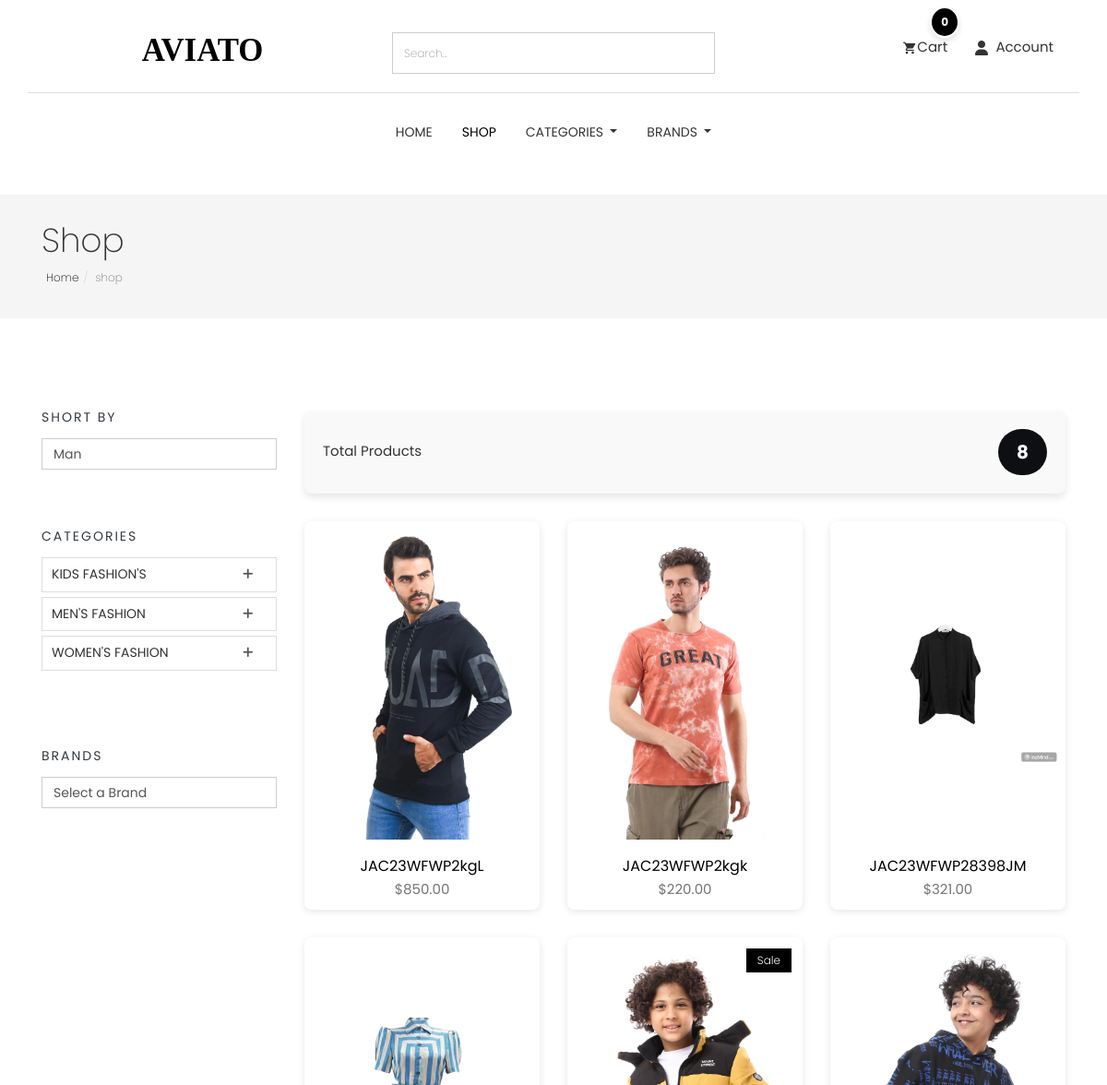
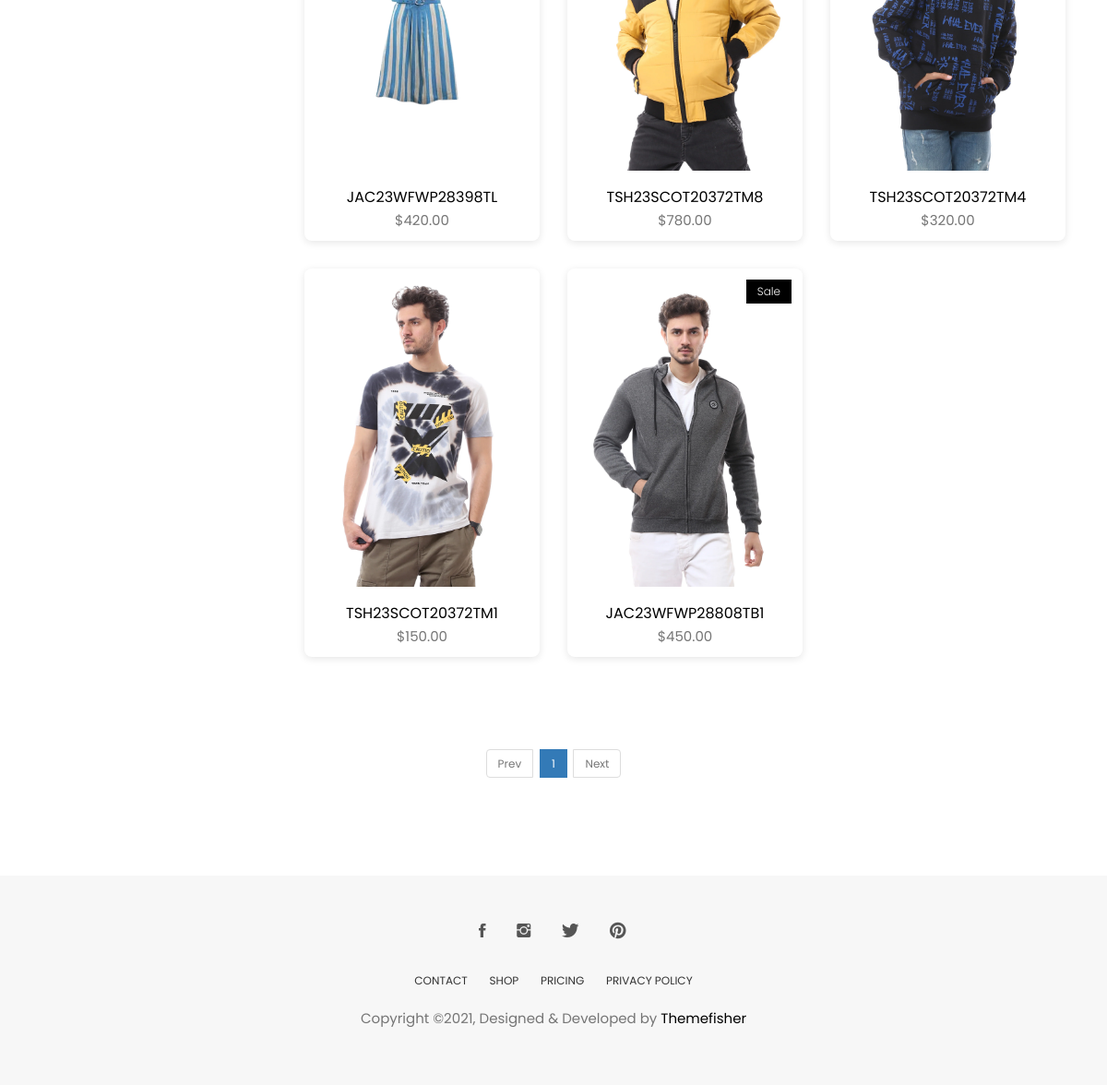
Screenshot of /products/ with the database file from the repository (2 pictures, top to bottom).
### category/models.py (models this page shows, shortened)
class Category(models.Model):
    id = models.UUIDField(primary_key=True, default=uuid.uuid4, editable=False)
    name = models.CharField(max_length=255, unique=True)
    description = models.TextField(blank=True, null=True)
    image = models.ImageField(null=True,blank=True,upload_to='category-image/')
    class Meta:
        verbose_name = "Category"
        verbose_name_plural = "Categories"
        ordering = ['name']  # Categories will be ordered alphabetically by name.

### store/models.py (models this page shows, shortened)
class Product(models.Model):
    id = models.UUIDField(primary_key=True, default=uuid.uuid4, editable=False)
    name = models.CharField( max_length=50)
    image = models.ImageField(upload_to='product/',null=True,blank=True)
    stock = models.IntegerField(default=1)
    price = models.DecimalField(max_digits=10, decimal_places=2, default=Decimal('0.00'))
    description = models.TextField(max_length=10000, blank=True)
    created_at = models.DateTimeField(default=timezone.now)
    modified_date = models.DateTimeField(auto_now=True)
    slug = models.SlugField(null=True, blank=True)
    views = models.PositiveIntegerField(default=0)
    is_available = models.BooleanField(default=True)
    on_sale = models.BooleanField(default=False)
    PRDBrand = models.ForeignKey('Brand', related_name='product_brand', on_delete=models.CASCADE, blank=True, null=True, verbose_name="Brand")
    like = models.ManyToManyField(User, blank=True, related_name='product_favourite')
    category = models.ForeignKey(Subcategory, related_name='product_subcategory', verbose_name="Subcategory", null=True, blank=True, on_delete=models.CASCADE)
    class Meta:
        ordering = ['-created_at']
        verbose_name = "Product"
        verbose_name_plural = "Products"

### store/views.py (the view, shortened to what this page needs)
# urls.py: path('' , views.product_list , name='product_list'),
def product_list(request,subcategory_id=None,category_id=None,brand_id=None):
    subcategories = None
    products = None
    categories = None
    brands = None
    if subcategory_id != None :
        subcategories = get_object_or_404(Subcategory,id = subcategory_id)
        products = Product.objects.filter(category=subcategories  ,is_available=True)
        product_count = products.count()
        paginator = Paginator(products, 9)  # Show 9 products per page
        page_number = request.GET.get('page')
        page_obj = paginator.get_page(page_number)
    else:
        products = Product.objects.all().filter(is_available=True)
        product_count = products.count()
        paginator = Paginator(products, 9)  # Show 9 products per page
        page_number = request.GET.get('page')
        page_obj = paginator.get_page(page_number)
    context = {
        'products':page_obj,
        'product_count':product_count
    }
    return render(request , 'products/product_list.html' , context)

### cart/cart_utils.py (called while the page is built)
def _cart_id(request):
    cart = request.session.session_key
    if not cart:
        cart = request.session.create()
    return cart

### category/category_context.py (called while the page is built)
def nav_links(request):
    categories_nav = Category.objects.all()
    subcategories_nav = Subcategory.objects.all()
    brands_nav = Brand.objects.all()
    context = {
        'categories_nav':categories_nav,
        'brands_nav':brands_nav,
        'subcategories_nav':subcategories_nav,
    }
    return context

### category/models.py (called while the page is built)
    def get_url(self):
        return reverse('products_by_subcategory',args=[self.id])

### store/models.py (called while the page is built)
    def get_url(self):
        return reverse('products_by_brand',args=[self.id])

    def __str__(self):
        return self.name

### store/templates/products/product_list.html (shortened to what this page needs)
{% extends "base.html" %}
{% load static %}
{% block body %}
<section class="page-header">
    <div class="container">
        <div class="row">
            <div class="col-md-12">
                <div class="content">
                    {% if 'search' in request.path %}
                    <h2 class="title-page"> Search Result</h2>
                    {% else %}
                    <h1 class="page-name">Shop</h1>
                    {% endif %}
                    <ol class="breadcrumb">
                        <li><a href="/">Home</a></li>
                        <li class="active">shop</li>
                    </ol>
                </div>
            </div>
        </div>
    </div>
</section>
<section class="products section">
    <div class="container">
        <div class="row">
            <div class="col-md-3">
                <div class="widget">
                    <h4 class="widget-title">Short By</h4>
                    <form method="post" action="#">
                        <select class="form-control">
                            <option>Man</option>
                        </select>
                    </form>
                </div>
                <div class="widget product-category">
                    <h4 class="widget-title">Categories</h4>
                    <div class="panel-group commonAccordion" id="accordion" role="tablist" aria-multiselectable="true">
                        {% for category in categories_nav %}
                        <div class="panel panel-default">
                            <div class="panel-heading" role="tab" id="heading{{ category.id }}">
                                <h4 class="panel-title">
                                    <a class="collapsed" role="button" data-toggle="collapse" data-parent="#accordion"
                                        href="#collapse{{ category.id }}" aria-expanded="false"
                                        aria-controls="collapse{{ category.id }}">
                                        {{ category.name }}
                                    </a>
                                </h4>
                            </div>
                        </div>
                        {% endfor %}
                    </div>
                </div>
                <div class="widget">
                    <h4 class="widget-title">Brands</h4>
                    <select class="form-control" onchange="window.location.href=this.value;">
                        <option value="">Select a Brand</option>
                    </select>
                </div>
            </div>
            <div class="col-md-9">
                {% if products %}
                <div class="product-count">
                    <h3 class="product-count-title">Total Products</h3>
                    <span class="product-count-badge">{{ product_count }}</span>
                </div>
                <div class="row">
                    {% for product in products %}
                    <div class="col-md-4">
                        <div class="product-item">
                            <div class="product-thumb">
                                {% if product.on_sale %}
                                <span class="bage">Sale</span>
                                {% endif %}
                                <img class="img-responsive object-fit-contain" width="300px" height="300px"
                                    src="{{product.image.url}}" alt="product-img" />
                            </div>
                            <div class="product-content">
                                <h4><a href="{% url 'product_details' product.id %}">{{ product.name }}</a></h4>
                                <p class="price">${{ product.price }}</p>
                            </div>
                        </div>
                    </div>
                    {% endfor %}
                </div>
                {% endif %}
            </div>
        </div>
        <div class="text-center">
            <ul class="pagination post-pagination">
                {% if products.has_previous %}
                <li><a href="?page={{ products.previous_page_number }}">Prev</a></li>
                {% else %}
                <li class="disabled"><span>Prev</span></li>
                {% endif %}
                {% for page_num in products.paginator.page_range %}
                {% if products.number == page_num %}
                <li class="active"><span>{{ page_num }}</span></li>
                {% else %}
                <li><a href="?page={{ page_num }}">{{ page_num }}</a></li>
                {% endif %}
                {% endfor %}
                {% if products.has_next %}
                <li><a href="?page={{ products.next_page_number }}">Next</a></li>
                {% else %}
                <li class="disabled"><span>Next</span></li>
                {% endif %}
            </ul>
        </div>
    </div>
</section>
{% endblock body %}

### static/css/style.css (style rules this page uses)
body { line-height: 1.5; font-family: "Poppins", sans-serif; -webkit-font-smoothing: antialiased; }
p { font-family: "Poppins", sans-serif; color: #757575; font-size: 15px; }
h1, h2, h3, h4, h5, h6 { font-family: "Poppins", sans-serif; }
h1, h2, h3, h4, h5, h6 { font-weight: 400; }
ol, ul { margin: 0; padding: 0; list-style: none; }
a, a:focus, a:hover { text-decoration: none; outline: 0; color: #000; }
.form-control { box-shadow: none; border-radius: 0; }
.section { padding: 80px 0; }
.page-header { background: #f5f5f5; margin-top: 20px; border-bottom: none; padding: 30px 0; }
.page-header h1 { font-weight: 200; margin: 0 0 6px 0; }
.page-header .breadcrumb { background: transparent; padding: 5px; margin: 0; }
.page-header .breadcrumb li { font-weight: 200; font-size: 12px; }
.page-header .breadcrumb li a { color: #000; }
.commonAccordion .panel, .commonAccordion-2 .panel { border-radius: 0; box-shadow: none; }
.commonAccordion .panel .panel-heading, .commonAccordion-2 .panel .panel-heading { background: transparent; padding: 0; }
.commonAccordion .panel .panel-title, .commonAccordion-2 .panel .panel-title { position: relative; }
.commonAccordion .panel .panel-title a, .commonAccordion-2 .panel .panel-title a { display: block; font-size: 14px; text-transform: uppercase; padding: 10px 10px; }
.commonAccordion .panel .panel-title a:before, .commonAccordion-2 .panel .panel-title a:before { color: #555; content: "\f209"; position: absolute; right: 25px; font-family: "themefisher-font"; }
.commonAccordion .panel .panel-title a.collapsed:before, .commonAccordion-2 .panel .panel-title a.collapsed:before { content: "\f217"; }
.product-item { background-color: #fff; border-radius: 8px; overflow: hidden; box-shadow: 0 2px 8px rgba(0, 0, 0, 0.1); transition: all 0.3s ease; margin-bottom: 30px; }
.product-item .product-thumb { position: relative; }
.product-item .product-thumb img { object-fit: contain !important; height: 350px !important; width: 350px !important; }
.product-item .product-thumb .bage { position: absolute; top: 12px; right: 12px; background: #000; color: #fff; font-size: 12px; padding: 4px 12px; font-weight: 300; display: inline-block; }
.product-item .product-thumb:before { transition: 0.3s all; opacity: 0; background: rgba(0, 0, 0, 0.6); content: ""; position: absolute; top: 0; right: 0; left: 0; bottom: 0; }
.product-item .product-content { text-align: center; }
.product-item .product-content h4 { font-size: 16px; font-weight: 400; margin-top: 15px; margin-bottom: 6px; }
.product-item .product-content h4 a { color: #000; }
.product-count { background-color: #f9f9f9; padding: 20px; margin-bottom: 30px; border-radius: 8px; display: flex; align-items: center; justify-content: space-between; box-shadow: 0 4px 8px rgba(0, 0, 0, 0.1); }
.product-count-title { font-size: 1.5rem; color: #333; margin: 0; }
.product-count-badge { font-size: 2rem; color: #ffffff; background-color: #0d0f12; padding: 10px 20px; border-radius: 50px; font-weight: bold; display: inline-block; }
.post-pagination { margin-top: 70px; }
.post-pagination > li { margin: 0 2px; display: inline-block; font-size: 12px; }
.widget { margin-bottom: 30px; padding-bottom: 35px; }
.widget .widget-title { margin: 0; padding-bottom: 15px; font-size: 14px; font-weight: 400; text-transform: uppercase; letter-spacing: 2px; }
.widget-title { font-size: 18px; margin-bottom: 10px; color: #343a40; }

### rows the page displays
Category: name "KIDS FASHION'S"
Category: name "MEN'S FASHION"
Category: name "WOMEN'S FASHION"
Product: image (picture), name "JAC23WFWP2kgL", price "850.00"
Product: image (picture), name "JAC23WFWP2kgk", price "220.00"
Product: image (picture), name "JAC23WFWP28398JM", price "321.00"
Product: image (picture), name "JAC23WFWP28398TL", price "420.00"
Product: on_sale "Sale", image (picture), name "TSH23SCOT20372TM8", price "780.00"
Product: image (picture), name "TSH23SCOT20372TM4", price "320.00"
Product: image (picture), name "TSH23SCOT20372TM1", price "150.00"
Product: on_sale "Sale", image (picture), name "JAC23WFWP28808TB1", price "450.00"

### other values shown
{{ quantity }} "0"
{{ product_count }} "8"
{{ page_num }} "1"
